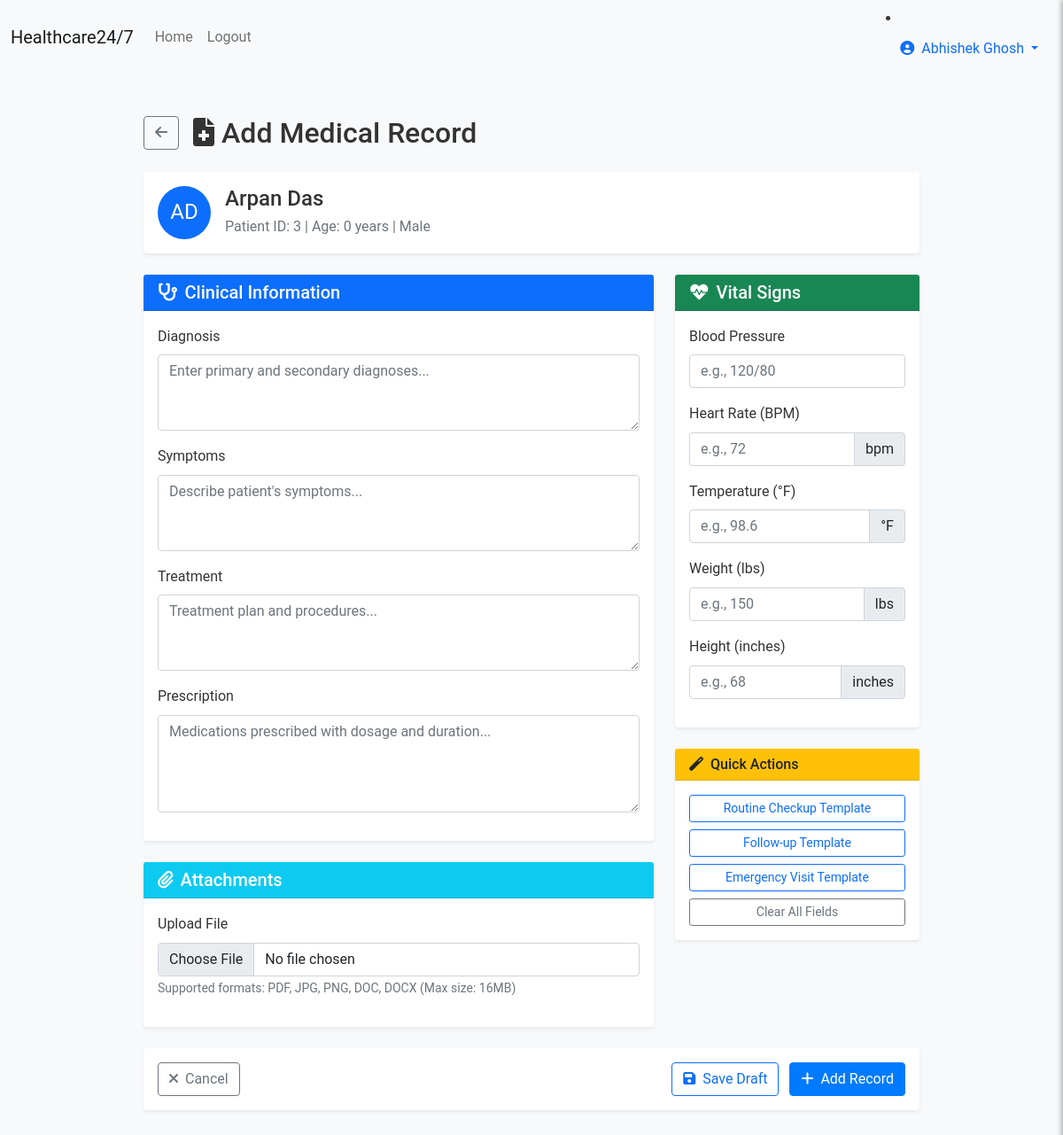
/add-medical-record/3 (signed in), run on the app's committed database.
### models.py (models this page shows, shortened)
class User(UserMixin, db.Model):
    __tablename__ = 'users'
    id = db.Column(db.Integer, primary_key=True)
    username = db.Column(db.String(80), unique=True, nullable=False)
    email = db.Column(db.String(120), unique=True, nullable=False)
    password_hash = db.Column(db.String(256), nullable=False)
    first_name = db.Column(db.String(50), nullable=False)
    last_name = db.Column(db.String(50), nullable=False)
    phone = db.Column(db.String(20))
    address = db.Column(db.Text)
    date_of_birth = db.Column(db.Date)
    gender = db.Column(db.String(10))
    user_type = db.Column(db.String(20), nullable=False, default='patient')
    specialty = db.Column(db.String(100))  # For doctors
    license_number = db.Column(db.String(50))  # For medical staff
    department = db.Column(db.String(100))
    profile_picture = db.Column(db.String(200))
    is_active = db.Column(db.Boolean, default=True)
    created_at = db.Column(db.DateTime, default=datetime.utcnow)
    updated_at = db.Column(db.DateTime, default=datetime.utcnow, onupdate=datetime.utcnow)
    patient_appointments = db.relationship('Appointment', foreign_keys='Appointment.patient_id', backref='patient', lazy='dynamic')
    doctor_appointments = db.relationship('Appointment', foreign_keys='Appointment.doctor_id', backref='doctor', lazy='dynamic')
    sent_messages = db.relationship('Message', foreign_keys='Message.sender_id', backref='sender', lazy='dynamic')
    received_messages = db.relationship('Message', foreign_keys='Message.recipient_id', backref='recipient', lazy='dynamic')
    medical_records = db.relationship('MedicalRecord', backref='patient', lazy='dynamic', foreign_keys='MedicalRecord.patient_id')
    @property
    def full_name(self):
        return f"{self.first_name} {self.last_name}"
    def is_staff(self):
        return self.user_type in ['doctor', 'nurse', 'admin']

### routes.py (the view, shortened to what this page needs)
@app.route('/add-medical-record/<int:patient_id>', methods=['GET', 'POST'])
@login_required
def add_medical_record(patient_id):
    if not current_user.is_staff():
        return redirect(url_for('patient_dashboard'))
    patient = User.query.get_or_404(patient_id)
    form = MedicalRecordForm()
    return render_template('add_medical_record.html', form=form, patient=patient)

### forms.py
class MedicalRecordForm(FlaskForm):
    patient_id = SelectField('Patient', coerce=int, validators=[DataRequired()])
    diagnosis = TextAreaField('Diagnosis', validators=[Optional()])
    symptoms = TextAreaField('Symptoms', validators=[Optional()])
    treatment = TextAreaField('Treatment', validators=[Optional()])
    prescription = TextAreaField('Prescription', validators=[Optional()])
    blood_pressure = StringField('Blood Pressure', validators=[Optional(), Length(max=20)])
    heart_rate = IntegerField('Heart Rate (BPM)', validators=[Optional(), NumberRange(min=40, max=200)])
    temperature = DecimalField('Temperature (°F)', validators=[Optional(), NumberRange(min=90, max=110)], places=1)
    weight = DecimalField('Weight (lbs)', validators=[Optional(), NumberRange(min=1, max=1000)], places=2)
    height = DecimalField('Height (inches)', validators=[Optional(), NumberRange(min=12, max=96)], places=2)
    file_upload = FileField('Upload File', validators=[FileAllowed(['pdf', 'jpg', 'jpeg', 'png', 'doc', 'docx'], 'Images and documents only!')])

### app.py (called while the page is built)
@login_manager.user_loader
def load_user(user_id):
    from models import User
    return User.query.get(int(user_id))

### templates/add_medical_record.html (shortened to what this page needs)
{% extends "base.html" %}
{% block content %}
<div class="container my-5">
    <div class="row justify-content-center">
        <div class="col-md-10">
            <div class="d-flex align-items-center mb-4">
                <a href="{{ url_for('staff_patient_profile', patient_id=patient.id) }}" class="btn btn-outline-secondary me-3">
                    <i class="fas fa-arrow-left"></i>
                </a>
                <h2 class="mb-0">
                    <i class="fas fa-file-medical me-2"></i>Add Medical Record
                </h2>
            </div>
            <div class="card border-0 shadow-sm mb-4">
                <div class="card-body">
                    <div class="d-flex align-items-center">
                        <div class="avatar-circle bg-primary text-white rounded-circle d-flex align-items-center justify-content-center me-3" style="width: 60px; height: 60px; font-size: 1.5rem;">
                            {{ patient.first_name[0] }}{{ patient.last_name[0] }}
                        </div>
                        <div>
                            <h4 class="mb-1">{{ patient.full_name }}</h4>
                            <p class="text-muted mb-0">
                                Patient ID: {{ patient.id }} |
                                {% if patient.date_of_birth %}
                                    Age: {{ (2025 - patient.date_of_birth.year) }} years |
                                {% endif %}
                                {{ patient.gender or 'Gender not specified' }}
                            </p>
                        </div>
                    </div>
                </div>
            </div>
            <form method="POST" enctype="multipart/form-data">
                <div class="row">
                    <div class="col-md-8">
                        <div class="card border-0 shadow-sm mb-4">
                            <div class="card-header bg-primary text-white">
                                <h5 class="mb-0">
                                    <i class="fas fa-stethoscope me-2"></i>Clinical Information
                                </h5>
                            </div>
                            <div class="card-body">
                                <div class="mb-3">
                                    {{ form.diagnosis.label(class="form-label") }}
                                    {{ form.diagnosis(class="form-control", rows="3", placeholder="Enter primary and secondary diagnoses...") }}
                                </div>
                                <div class="mb-3">
                                    {{ form.symptoms.label(class="form-label") }}
                                    {{ form.symptoms(class="form-control", rows="3", placeholder="Describe patient's symptoms...") }}
                                </div>
                                <div class="mb-3">
                                    {{ form.treatment.label(class="form-label") }}
                                    {{ form.treatment(class="form-control", rows="3", placeholder="Treatment plan and procedures...") }}
                                </div>
                                <div class="mb-3">
                                    {{ form.prescription.label(class="form-label") }}
                                    {{ form.prescription(class="form-control", rows="4", placeholder="Medications prescribed with dosage and duration...") }}
                                </div>
                            </div>
                        </div>
                        <div class="card border-0 shadow-sm mb-4">
                            <div class="card-header bg-info text-white">
                                <h5 class="mb-0">
                                    <i class="fas fa-paperclip me-2"></i>Attachments
                                </h5>
                            </div>
                            <div class="card-body">
                                <div class="mb-3">
                                    {{ form.file_upload.label(class="form-label") }}
                                    {{ form.file_upload(class="form-control") }}
                                    <small class="form-text text-muted">
                                        Supported formats: PDF, JPG, PNG, DOC, DOCX (Max size: 16MB)
                                    </small>
                                </div>
                            </div>
                        </div>
                    </div>
                    <div class="col-md-4">
                        <div class="card border-0 shadow-sm mb-4">
                            <div class="card-header bg-success text-white">
                                <h5 class="mb-0">
                                    <i class="fas fa-heartbeat me-2"></i>Vital Signs
                                </h5>
                            </div>
                            <div class="card-body">
                                <div class="mb-3">
                                    {{ form.blood_pressure.label(class="form-label") }}
                                    {{ form.blood_pressure(class="form-control", placeholder="e.g., 120/80") }}
                                </div>
                                <div class="mb-3">
                                    {{ form.heart_rate.label(class="form-label") }}
                                    <div class="input-group">
                                        {{ form.heart_rate(class="form-control", placeholder="e.g., 72") }}
                                        <span class="input-group-text">bpm</span>
                                    </div>
                                </div>
                                <div class="mb-3">
                                    {{ form.temperature.label(class="form-label") }}
                                    <div class="input-group">
                                        {{ form.temperature(class="form-control", placeholder="e.g., 98.6", step="0.1") }}
                                        <span class="input-group-text">°F</span>
                                    </div>
                                </div>
                                <div class="mb-3">
                                    {{ form.weight.label(class="form-label") }}
                                    <div class="input-group">
                                        {{ form.weight(class="form-control", placeholder="e.g., 150", step="0.1") }}
                                        <span class="input-group-text">lbs</span>
                                    </div>
                                </div>
                                <div class="mb-3">
                                    {{ form.height.label(class="form-label") }}
                                    <div class="input-group">
                                        {{ form.height(class="form-control", placeholder="e.g., 68", step="0.1") }}
                                        <span class="input-group-text">inches</span>
                                    </div>
                                </div>
                            </div>
                        </div>
                        <div class="card border-0 shadow-sm">
                            <div class="card-header bg-warning text-dark">
                                <h6 class="mb-0">
                                    <i class="fas fa-magic me-2"></i>Quick Actions
                                </h6>
                            </div>
                            <div class="card-body">
                                <div class="d-grid gap-2">
                                    <button type="button" class="btn btn-outline-primary btn-sm" onclick="addTemplate('routine_checkup')">
                                        Routine Checkup Template
                                    </button>
                                    <button type="button" class="btn btn-outline-primary btn-sm" onclick="addTemplate('follow_up')">
                                        Follow-up Template
                                    </button>
                                    <button type="button" class="btn btn-outline-primary btn-sm" onclick="addTemplate('emergency')">
                                        Emergency Visit Template
                                    </button>
                                    <button type="button" class="btn btn-outline-secondary btn-sm" onclick="clearForm()">
                                        Clear All Fields
                                    </button>
                                </div>
                            </div>
                        </div>
                    </div>
                </div>
                <div class="card border-0 shadow-sm">
                    <div class="card-body">
                        <div class="d-flex justify-content-between">
                            <a href="{{ url_for('staff_patient_profile', patient_id=patient.id) }}" class="btn btn-outline-secondary">
                                <i class="fas fa-times me-2"></i>Cancel
                            </a>
                            <div>
                                <button type="button" class="btn btn-outline-primary me-2" onclick="saveDraft()">
                                    <i class="fas fa-save me-2"></i>Save Draft
                                </button>
                                <button type="submit" class="btn btn-primary">
                                    <i class="fas fa-plus me-2"></i>Add Record
                                </button>
                            </div>
                        </div>
                    </div>
                </div>
            </form>
        </div>
    </div>
</div>
{% endblock %}

### templates/base.html (shortened to what this page needs)
<!DOCTYPE html>
<html lang="en">
<head>
    <link href="https://cdn.jsdelivr.net/npm/bootstrap@5.1.3/dist/css/bootstrap.min.css" rel="stylesheet" />
    <link rel="stylesheet" href="https://cdnjs.cloudflare.com/ajax/libs/font-awesome/6.0.0/css/all.min.css" />
    <link rel="stylesheet" href="{{ url_for('static', filename='css/styles.css') }}" />
</head>
<body>
    <nav class="navbar navbar-expand-lg navbar-light bg-light mb-3">
        <div class="container-fluid">
            <a class="navbar-brand" href="{{ url_for('index') }}">Healthcare24/7</a>
            <div class="collapse navbar-collapse" id="navbarSupportedContent">
                <ul class="navbar-nav me-auto mb-2 mb-lg-0">
                    {% if current_user.is_authenticated %}
                        <li class="nav-item">
                            <a class="nav-link" href="{{ url_for('index') }}">Home</a>
                        </li>
                        <li class="nav-item">
                            <a class="nav-link" href="{{ url_for('logout') }}">Logout</a>
                        </li>
                    {% endif %}
                </ul>
                {% if current_user.is_authenticated %}
                <li class="nav-item dropdown">
                    <a class="nav-link dropdown-toggle" href="javascript:void(0);" id="userDropdown" role="button" data-bs-toggle="dropdown" aria-expanded="false">
                        <i class="fas fa-user-circle me-1"></i> {{ current_user.full_name }}
                    </a>
                </li>
                {% endif %}
            </div>
        </div>
    </nav>
    {% block content %}{% endblock %}
</body>
</html>

### static/css/styles.css (style rules this page uses)
* { box-sizing: border-box; margin: 0; padding: 0; }
body { font-family: 'Roboto', Arial, sans-serif; background-color: #f8f9fa; color: #333; line-height: 1.6; }
.container { width: 90%; max-width: 1200px; margin: 0 auto; }
.card { transition: transform 0.2s ease, box-shadow 0.2s ease; }
.btn-primary { background-color: #007bff; border-color: #007bff; }

### data on the page
User: full_name "Abhishek Ghosh"
User: first_name "A", last_name "D", full_name "Arpan Das", id "3", (2025-patient.date_of_birth.year) "0", gender "Male"
